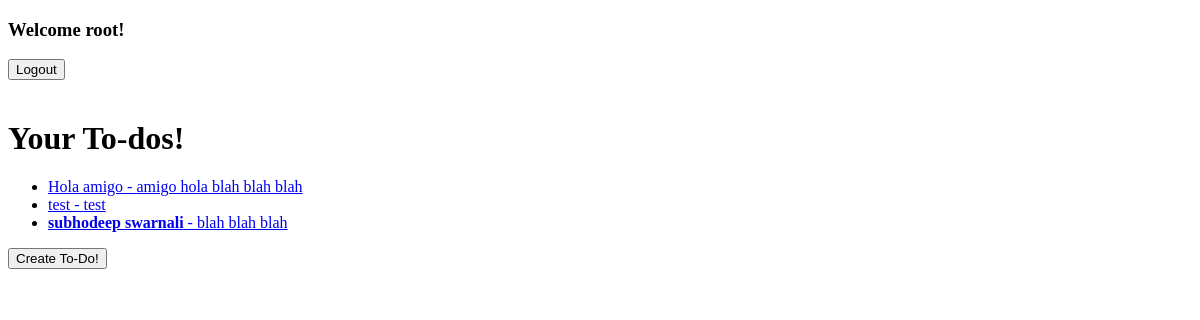
/current/ (signed in), run on an earlier commit of the app's database.
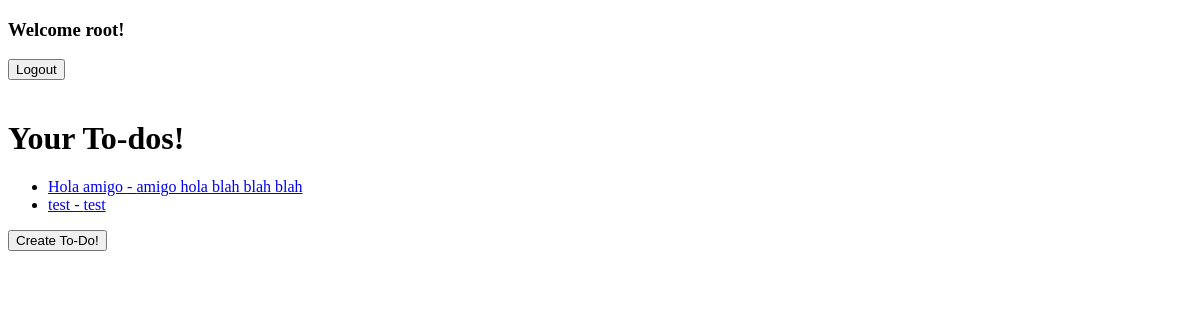
And on a later commit of the database.
### todo/models.py (models this page shows, shortened)
class Todo(models.Model):
    title = models.CharField(max_length=100) #this is the title of the todo object.
    memo = models.TextField(blank=True) #this field not necessary but on can fill additional information regarding the task.
    created = models.DateTimeField(auto_now_add=True) #auto_now_add=True means this field is uneditable and it simply add the time and date of creation.
    completed = models.DateTimeField(null=True,blank=True) #null=True means this will be filled later on when the user accomplishes the task; blank=True means it will make this optional when building a todo object from admin panel.
    important = models.BooleanField(default=False) #this is a simple checkbox which is not marked by default. The user will click this if the task is important.
    user = models.ForeignKey(User,on_delete=models.CASCADE)

### todo/views.py (the view)
# urls.py: path('current/',views.current_todos,name='current_todos'),
def current_todos(request):
    todos = Todo.objects.filter(user=request.user,completed__isnull=True) #Only take those objects whose user attribute matches the current logged in user (Other users cannot see todo objects not created by them) and completed__isnull = True means if the completed field is null i.e not yet completed
    return render(request,'todo/current_todos.html',{'todos':todos})

### todo/templates/todo/current_todos.html
{% extends 'todo/base.html'%}
{% block content %}
<h1>Your To-dos!</h1>
<ul>
    {% for todo in todos %}
    <li>
        <a href="{% url 'view_todo' todo.id %}">
        {% if todo.important %}
        <strong>{{ todo.title }}</strong>
        {% else %}
        {{ todo.title }}
        {% endif %}
        {% if todo.memo %}
        - {{ todo.memo }}
        {% endif %}
        </a>
    </li>
    {% endfor %}
</ul>
<form action="{% url 'create_todo' %}">
    <button type="submit">Create To-Do!</button>
</form>
{% endblock %}

What changed in the data, as far as the page shows it:
no longer on this page (row edited): Todo: title "subhodeep swarnali", memo "blah blah blah"
